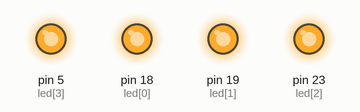
The sketch below on a simulated Arduino Mega 2560, built with avr-gcc and run on an emulated ATmega2560. Parts: output pins drawn as LEDs (lit = HIGH).

Above: at 0.5 s.
At 3.5 s:
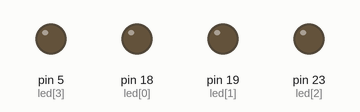
Timing chart, 0 to 4.6 s (numbered marks = the images above):
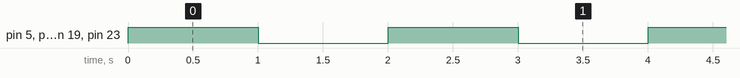

The sketch:

LED_4-bit_Array.ino
```cpp
int led[4]={18, 19, 23, 5};

void setup()
{ for(int i=0;i<=3;i++)
    pinMode(led[i],OUTPUT);
}

void loop()
{ for(int i=0;i<=3;i++) digitalWrite(led[i],HIGH);
  delay(1000);
  for(int i=0;i<=3;i++) digitalWrite(led[i],LOW);
  delay(1000);
}
```

Measured:
- by itself, pin 5 (led[3]), pin 18 (led[0]), pin 19 (led[1]), pin 23 (led[2]): alternates HIGH for 1.0 s and LOW for 1.0 s
